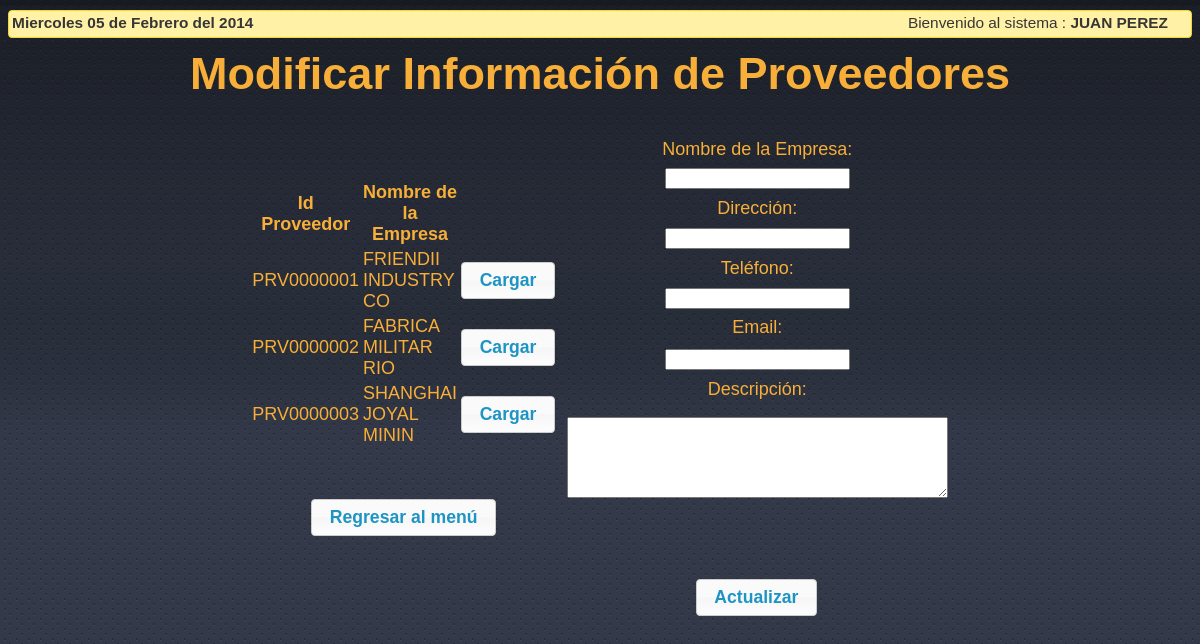
/ModuloProveedor/proveedormodificar.php (signed in), run on the app's committed database.
### tables this page shows
CREATE TABLE IF NOT EXISTS `PROVEEDOR` (
  `IDPROVEEDOR` varchar(10) NOT NULL,
  `IDUSUARIO` varchar(10) NOT NULL,
  `NOMBREEMPRESA` varchar(20) NOT NULL,
  `DIRECCION` varchar(20) NOT NULL,
  `TELEFONO` varchar(15) NOT NULL,
  `EMAIL` varchar(30) NOT NULL,
  `DESCRIPCION` varchar(150) NOT NULL,
  `ESTADO` int(11) NOT NULL DEFAULT '1',
  `FECHAINGRESO` date NOT NULL,
  `FECHAULTIMAMODIFICACION` timestamp NOT NULL DEFAULT CURRENT_TIMESTAMP ON UPDATE CURRENT_TIMESTAMP,
  PRIMARY KEY (`IDPROVEEDOR`),
  KEY `FK_GESTIONAPROVEEDOR` (`IDUSUARIO`)
);

### ModuloProveedor/funciones.php (the view, shortened to what this page needs)
<?php
function mostrarusuario(){
	$cont=TRUE;
	$salida = -1;
	if($cont == TRUE){
		$sql='SELECT * FROM PROVEEDOR ORDER BY IDPROVEEDOR';
			$result=mysql_query($sql);
			@$num_result = mysql_num_rows($result);
			if(@$num_result>= $GLOBALS["cantFilas"] ){
				echo '<div style="height:300px;width:500px;overflow:scroll;">
				<Table border="0">';
			}else{
			  echo '<table border="0">';
			}
			echo '<tr>
          <th width="80" scope="col" class="log"> Id Proveedor </th>
          <th width="350" scope="col" class="log">Nombre de la Empresa</th>
		  <th width="70"></th>
        </tr>';
			if( $num_result >= 1){
				for($i=0; $i <$num_result; $i++){
					$fila=mysql_fetch_array($result);
					$idproveedor=$fila['IDPROVEEDOR'];
					$nom=$fila['NOMBREEMPRESA'];
					$direccion=$fila['DIRECCION'];
					$telefono=$fila['TELEFONO'];
					$correo=$fila['EMAIL'];
					$descrip=$fila['DESCRIPCION'];
					echo '<tr>';
					echo '<td><p class = \'log\'>'.$idproveedor.'</p></td>';
					echo '<td><p class = \'log\'>'.$fila['NOMBREEMPRESA'].'</p></td>';
					echo '<td><input name="button" type="button" id="button" onclick="
					document.form1.idproveedor.value=\''.$idproveedor.'\';
					document.form1.nom.value=\''.$nom.'\';
					document.form1.direccion.value=\''.$direccion.'\';
					document.form1.tel.value=\''.$telefono.'\';
					document.form1.email.value=\''.$correo.'\';
					document.form1.descripcion.value=\''.$descrip.'\';
					" value="Cargar" /></td>';
					echo '</tr>';
				}
			}
			$salida=1;
			echo '</table>';
	}else{
		$salida=0;
	}
	return $salida;
}
?>

### css/style.css (style rules this page uses)
body { background: transparent url(../images/bg.png) repeat; }
.log { font-family: "Arial", "Helvetica"; color: #F7AF39; font-size: 18px; font-style: normal; }

### data on the page
proveedor: IDPROVEEDOR "PRV0000001", NOMBREEMPRESA "FRIENDII INDUSTRY CO", button "Cargar"
proveedor: IDPROVEEDOR "PRV0000002", NOMBREEMPRESA "FABRICA MILITAR RIO", button "Cargar"
proveedor: IDPROVEEDOR "PRV0000003", NOMBREEMPRESA "SHANGHAI JOYAL MININ", button "Cargar"

### other printed values
$_SESSION['nombre'] "JUAN PEREZ"
